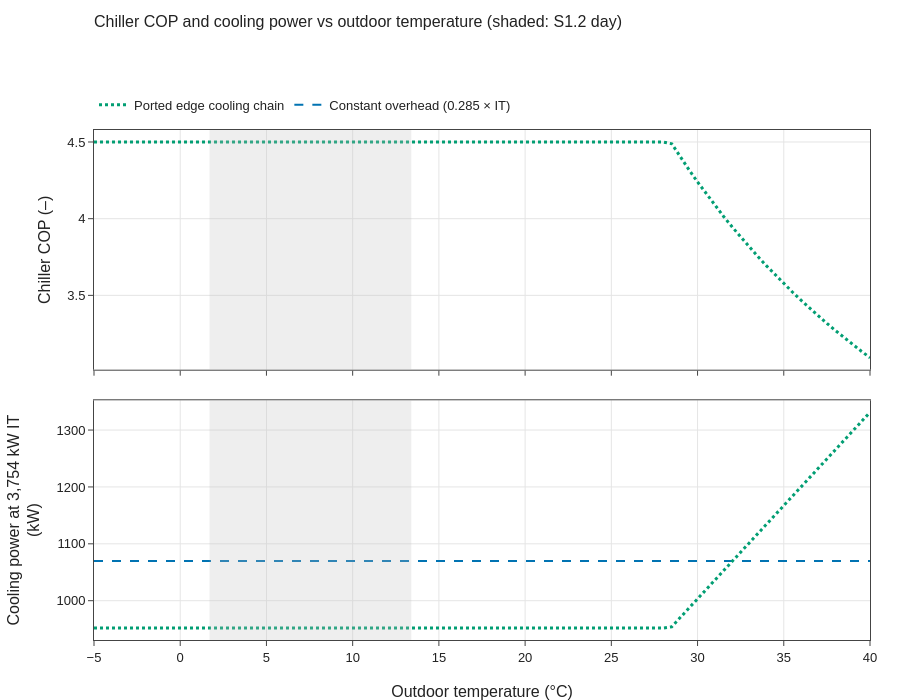

Write notebook code for a chart like this one.
### Markdown cell above
### 3.2 Outdoor-temperature dependence

### Code cell
temps = np.arange(-5, 40.5, 0.5)
it_mean = s12.it_kw.mean()
const = pd.Series(EDGE_COOLING_OVERHEAD * it_mean, index=temps)
chain_kw = pd.Series(chain.power_kw(it_mean, temps)["total_kw"], index=temps)
fig = vp.stacked_panels([
    ("Chiller COP (–)", {"Ported edge cooling chain": pd.Series(chain.cop(temps), index=temps)}),
    (f"Cooling power at {it_mean:,.0f} kW IT (kW)", {"Constant overhead (0.285 × IT)": const,
                                                      "Ported edge cooling chain": chain_kw}),
], title="Chiller COP and cooling power vs outdoor temperature (shaded: S1.2 day)",
   x_title="Outdoor temperature (°C)", shape="linear", row_height=280)
fig.add_vrect(x0=s12.ambient_temp_c.min(), x1=s12.ambient_temp_c.max(), fillcolor="#bbbbbb",
              opacity=0.25, line_width=0)
vp.save(fig, OUT / "outdoor_temperature", png=True)
fig.show()

### Figure 1 — Plotly figure (JSON) as saved in the notebook; plotly's stock layout.template omitted (floating-point values rounded to 4 significant figures)
{"data": [{"legendgroup": "Ported edge cooling chain", "line": {"color": "#029e73", "dash": "dot", "shape": "linear", "width": 3}, "mode": "lines", "name": "Ported edge cooling chain", "showlegend": true, "type": "scatter", "x": [-5.0, -4.5, -4.0, -3.5, -3.0, -2.5, -2.0, -1.5, -1.0, -0.5, 0.0, 0.5, 1.0, 1.5, 2.0, 2.5, 3.0, 3.5, 4.0, 4.5, 5.0, 5.5, 6.0, 6.5, 7.0, 7.5, 8.0, 8.5, 9.0, 9.5, 10.0, 10.5, 11.0, 11.5, 12.0, 12.5, 13.0, 13.5, 14.0, 14.5, 15.0, 15.5, 16.0, 16.5, 17.0, 17.5, 18.0, 18.5, 19.0, 19.5, 20.0, 20.5, 21.0, 21.5, 22.0, 22.5, 23.0, 23.5, 24.0, 24.5, 25.0, 25.5, 26.0, 26.5, 27.0, 27.5, 28.0, 28.5, 29.0, 29.5, 30.0, 30.5, 31.0, 31.5, 32.0, 32.5, 33.0, 33.5, 34.0, 34.5, 35.0, 35.5, 36.0, 36.5, 37.0, 37.5, 38.0, 38.5, 39.0, 39.5, 40.0], "xaxis": "x", "y": [4.5, 4.5, 4.5, 4.5, 4.5, 4.5, 4.5, 4.5, 4.5, 4.5, 4.5, 4.5, 4.5, 4.5, 4.5, 4.5, 4.5, 4.5, 4.5, 4.5, 4.5, 4.5, 4.5, 4.5, 4.5, 4.5, 4.5, 4.5, 4.5, 4.5, 4.5, 4.5, 4.5, 4.5, 4.5, 4.5, 4.5, 4.5, 4.5, 4.5, 4.5, 4.5, 4.5, 4.5, 4.5, 4.5, 4.5, 4.5, 4.5, 4.5, 4.5, 4.5, 4.5, 4.5, 4.5, 4.5, 4.5, 4.5, 4.5, 4.5, 4.5, 4.5, 4.5, 4.5, 4.5, 4.5, 4.5, 4.489, 4.402, 4.319, 4.239, 4.162, 4.088, 4.016, 3.947, 3.88, 3.815, 3.753, 3.692, 3.634, 3.577, 3.522, 3.468, 3.417, 3.366, 3.318, 3.27, 3.224, 3.179, 3.136, 3.094], "yaxis": "y"}, {"legendgroup": "Constant overhead (0.285 × IT)", "line": {"color": "#0173b2", "dash": "dash", "shape": "linear", "width": 2}, "mode": "lines", "name": "Constant overhead (0.285 × IT)", "showlegend": true, "type": "scatter", "x": [-5.0, -4.5, -4.0, -3.5, -3.0, -2.5, -2.0, -1.5, -1.0, -0.5, 0.0, 0.5, 1.0, 1.5, 2.0, 2.5, 3.0, 3.5, 4.0, 4.5, 5.0, 5.5, 6.0, 6.5, 7.0, 7.5, 8.0, 8.5, 9.0, 9.5, 10.0, 10.5, 11.0, 11.5, 12.0, 12.5, 13.0, 13.5, 14.0, 14.5, 15.0, 15.5, 16.0, 16.5, 17.0, 17.5, 18.0, 18.5, 19.0, 19.5, 20.0, 20.5, 21.0, 21.5, 22.0, 22.5, 23.0, 23.5, 24.0, 24.5, 25.0, 25.5, 26.0, 26.5, 27.0, 27.5, 28.0, 28.5, 29.0, 29.5, 30.0, 30.5, 31.0, 31.5, 32.0, 32.5, 33.0, 33.5, 34.0, 34.5, 35.0, 35.5, 36.0, 36.5, 37.0, 37.5, 38.0, 38.5, 39.0, 39.5, 40.0], "xaxis": "x2", "y": [1070.0, 1070.0, 1070.0, 1070.0, 1070.0, 1070.0, 1070.0, 1070.0, 1070.0, 1070.0, 1070.0, 1070.0, 1070.0, 1070.0, 1070.0, 1070.0, 1070.0, 1070.0, 1070.0, 1070.0, 1070.0, 1070.0, 1070.0, 1070.0, 1070.0, 1070.0, 1070.0, 1070.0, 1070.0, 1070.0, 1070.0, 1070.0, 1070.0, 1070.0, 1070.0, 1070.0, 1070.0, 1070.0, 1070.0, 1070.0, 1070.0, 1070.0, 1070.0, 1070.0, 1070.0, 1070.0, 1070.0, 1070.0, 1070.0, 1070.0, 1070.0, 1070.0, 1070.0, 1070.0, 1070.0, 1070.0, 1070.0, 1070.0, 1070.0, 1070.0, 1070.0, 1070.0, 1070.0, 1070.0, 1070.0, 1070.0, 1070.0, 1070.0, 1070.0, 1070.0, 1070.0, 1070.0, 1070.0, 1070.0, 1070.0, 1070.0, 1070.0, 1070.0, 1070.0, 1070.0, 1070.0, 1070.0, 1070.0, 1070.0, 1070.0, 1070.0, 1070.0, 1070.0, 1070.0, 1070.0, 1070.0], "yaxis": "y2"}, {"legendgroup": "Ported edge cooling chain", "line": {"color": "#029e73", "dash": "dot", "shape": "linear", "width": 3}, "mode": "lines", "name": "Ported edge cooling chain", "showlegend": false, "type": "scatter", "x": [-5.0, -4.5, -4.0, -3.5, -3.0, -2.5, -2.0, -1.5, -1.0, -0.5, 0.0, 0.5, 1.0, 1.5, 2.0, 2.5, 3.0, 3.5, 4.0, 4.5, 5.0, 5.5, 6.0, 6.5, 7.0, 7.5, 8.0, 8.5, 9.0, 9.5, 10.0, 10.5, 11.0, 11.5, 12.0, 12.5, 13.0, 13.5, 14.0, 14.5, 15.0, 15.5, 16.0, 16.5, 17.0, 17.5, 18.0, 18.5, 19.0, 19.5, 20.0, 20.5, 21.0, 21.5, 22.0, 22.5, 23.0, 23.5, 24.0, 24.5, 25.0, 25.5, 26.0, 26.5, 27.0, 27.5, 28.0, 28.5, 29.0, 29.5, 30.0, 30.5, 31.0, 31.5, 32.0, 32.5, 33.0, 33.5, 34.0, 34.5, 35.0, 35.5, 36.0, 36.5, 37.0, 37.5, 38.0, 38.5, 39.0, 39.5, 40.0], "xaxis": "x2", "y": [952.0, 952.0, 952.0, 952.0, 952.0, 952.0, 952.0, 952.0, 952.0, 952.0, 952.0, 952.0, 952.0, 952.0, 952.0, 952.0, 952.0, 952.0, 952.0, 952.0, 952.0, 952.0, 952.0, 952.0, 952.0, 952.0, 952.0, 952.0, 952.0, 952.0, 952.0, 952.0, 952.0, 952.0, 952.0, 952.0, 952.0, 952.0, 952.0, 952.0, 952.0, 952.0, 952.0, 952.0, 952.0, 952.0, 952.0, 952.0, 952.0, 952.0, 952.0, 952.0, 952.0, 952.0, 952.0, 952.0, 952.0, 952.0, 952.0, 952.0, 952.0, 952.0, 952.0, 952.0, 952.0, 952.0, 952.0, 954.1, 970.5, 986.9, 1003.0, 1020.0, 1036.0, 1052.0, 1069.0, 1085.0, 1102.0, 1118.0, 1134.0, 1151.0, 1167.0, 1184.0, 1200.0, 1216.0, 1233.0, 1249.0, 1266.0, 1282.0, 1298.0, 1315.0, 1331.0], "yaxis": "y2"}], "layout": {"height": 700, "shapes": [{"fillcolor": "#bbbbbb", "line": {"width": 0}, "opacity": 0.25, "type": "rect", "x0": 1.7, "x1": 13.4, "xref": "x", "y0": 0, "y1": 1, "yref": "y domain"}, {"fillcolor": "#bbbbbb", "line": {"width": 0}, "opacity": 0.25, "type": "rect", "x0": 1.7, "x1": 13.4, "xref": "x2", "y0": 0, "y1": 1, "yref": "y2 domain"}], "title": {"text": "Chiller COP and cooling power vs outdoor temperature (shaded: S1.2 day)"}, "xaxis": {"anchor": "y", "automargin": true, "domain": [0.0, 1.0], "gridcolor": "#e5e5e5", "linecolor": "#444444", "matches": "x2", "mirror": true, "showgrid": true, "showline": true, "showticklabels": false, "ticks": "outside", "zeroline": false}, "xaxis2": {"anchor": "y2", "automargin": true, "domain": [0.0, 1.0], "gridcolor": "#e5e5e5", "linecolor": "#444444", "mirror": true, "showgrid": true, "showline": true, "ticks": "outside", "title": {"text": "Outdoor temperature (°C)"}, "zeroline": false}, "yaxis": {"anchor": "x", "automargin": true, "domain": [0.53, 1.0], "gridcolor": "#e5e5e5", "linecolor": "#444444", "mirror": true, "showgrid": true, "showline": true, "ticks": "outside", "title": {"standoff": 12, "text": "Chiller COP (–)"}, "zeroline": false}, "yaxis2": {"anchor": "x2", "automargin": true, "domain": [0.0, 0.47], "gridcolor": "#e5e5e5", "linecolor": "#444444", "mirror": true, "showgrid": true, "showline": true, "ticks": "outside", "title": {"standoff": 12, "text": "Cooling power at 3,754 kW IT<br>(kW)"}, "zeroline": false}}}
